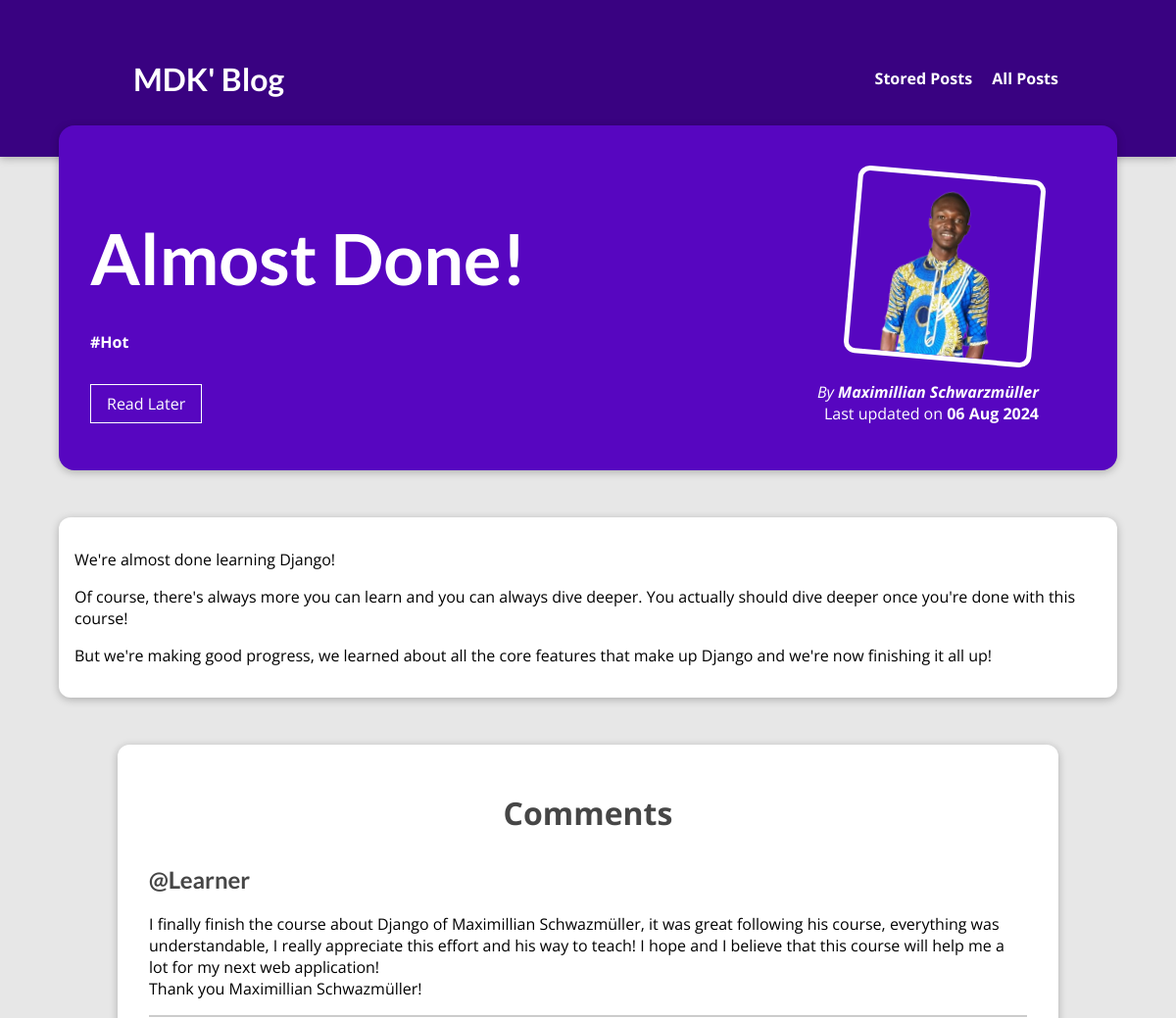
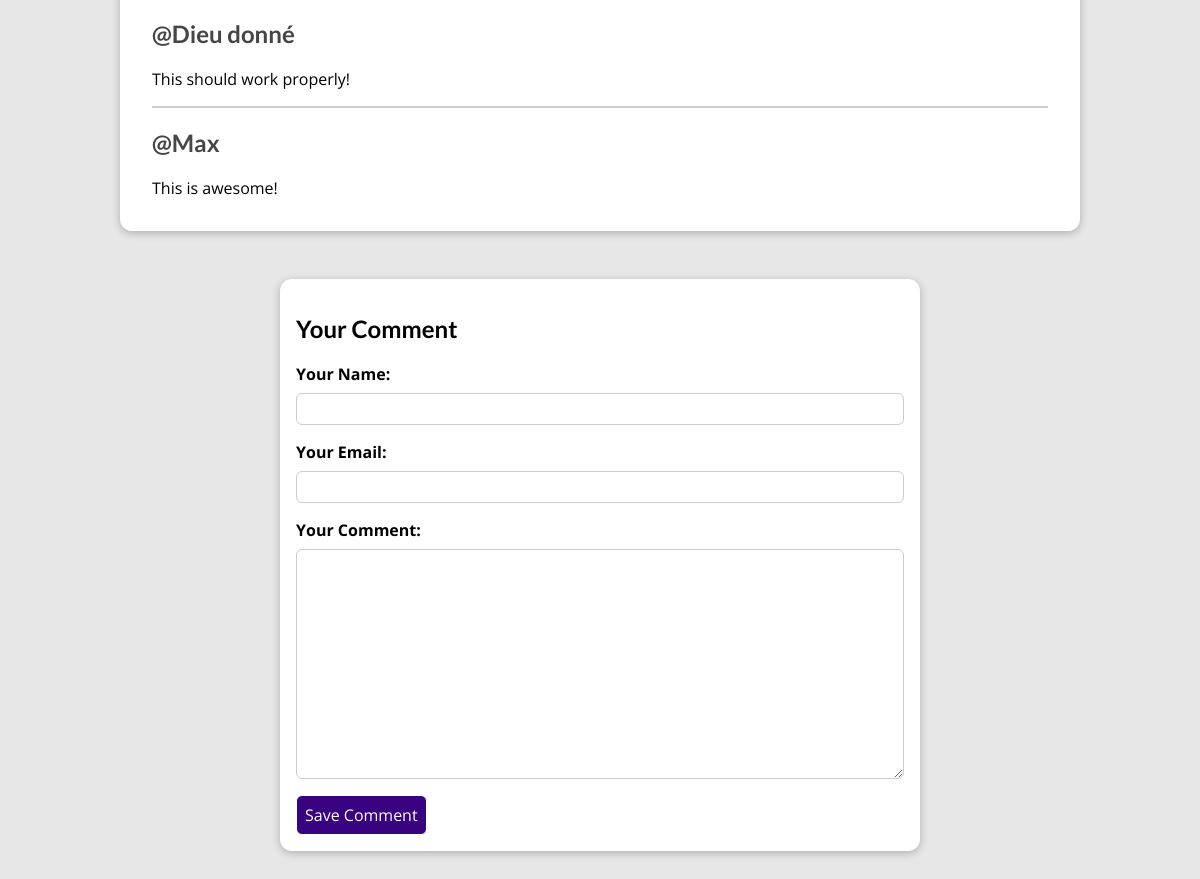
The page /posts/almost-done/ on the database its author committed (2 pictures, top to bottom).
### blog/models.py (models this page shows, shortened)
class Post(models.Model):
    title = models.CharField(max_length=150)
    excerpt = models.CharField(max_length=200)
    image = models.ImageField(upload_to='posts/', null=True)
    date = models.DateTimeField(auto_now=True)
    slug = models.SlugField(unique=True)
    content = models.TextField(null=False, validators=[MinLengthValidator(25)])
    author = models.ForeignKey(Author, on_delete=models.SET_NULL, null=True, related_name='posts')
    tags = models.ManyToManyField(Tag)

class Tag(models.Model):
    caption = models.CharField(max_length=20)

class Author(models.Model):
    first_name = models.CharField(max_length=100)
    last_name = models.CharField(max_length=100)
    email_address = models.EmailField(null=False, blank=True)
    def __str__(self):
        return f"{self.first_name} {self.last_name}"

class Comment(models.Model):
    user_name = models.CharField(max_length=120)
    user_email = models.EmailField()
    content = models.TextField(max_length=400)
    post = models.ForeignKey(Post, on_delete = models.CASCADE, related_name='comments')

### blog/views.py (the view, shortened to what this page needs)
# urls.py: path('posts/<slug:slug>/', views.PostView.as_view(), name='blog-post'),
class PostView(View):
    def is_stored(self, request, post_id):
        stored_posts = request.session.get('stored_posts')
        if stored_posts is not None:
            is_saved_for_later = post_id in stored_posts    #type:ignore
        else:
            is_saved_for_later = False
        return is_saved_for_later
    def get(self, request, slug):
        post = get_object_or_404(Post, slug=slug)
        return render(request, 'blog/post-detail.html', {
            'post': post,
            'post_tags': post.tags.all(),
            'comment_form': CommentForm(),
            'comments': post.comments.all().order_by('-id'),     #type:ignore
            'saved_for_later': self.is_stored(request, post.id)      #type:ignore
        })

### blog/forms.py
class CommentForm(forms.ModelForm):
    class Meta:
        model = Comment
        fields = ['user_name', 'user_email', 'content']
        exclude = ['post']
        labels = {
            'user_name': 'Your Name',
            'user_email': 'Your Email',
            'content': 'Your Comment'
        }
        widgets = {
            'user_name': forms.TextInput(attrs={'class': 'form-control'}),
            'user_email': forms.EmailInput(attrs={'class': 'form-control'}),
            'content': forms.Textarea(attrs={'class': 'form-control'})
        }

### blog/templates/blog/post-detail.html (shortened to what this page needs)
{% extends "main.html" %}
{% load static %}
{% block css_style %}
    <link rel='stylesheet' href='{% static 'blog/post-detail.css' %}'>
{% endblock css_style %}
{% block content %}
    <section id='summary'>
        <h2>{{ post.title|title }}</h2>
        <div>
            <span>
                {% for tag in post_tags %}
                    #{{ tag.caption }}
                {% endfor %}
            </span>
        </div>
        <div id='read-later'>
            <form action='{% url "read-later" %}' method='post'>
                <button>
                    {% if saved_for_later %}
                        Remove from "Read Later"
                    {% else %}
                        Read Later
                    {% endif %}
                </button>
            </form>
        </div>
        <article>
            <img src='{{ post.image.url }}' alt='{{ post.title }}'>
            <address>By <a href='mailto:{{ post.author.email_address }}'>{{ post.author }}</a></address>
            <div>
                Last updated on <time>{{ post.date|date:'d M Y' }}</time>
            </div>
        </article>
    </section>
    <main>
        <p>
            {{ post.content|linebreaks }}
        </p>
    </main>
    {% if comments %}
        <section id='comments'>
            <h2 id='comment_title'>Comments</h2>
            <ul>
                {% for comment in comments %}
                    <li>
                        <h2>@{{ comment.user_name }}</h2>
                        <p>{{ comment.content|linebreaks }}</p>
                    </li>
                {% endfor %}
            </ul>
        </section>
    {% endif %}
    <section id='comment-form'>
        <h2>Your Comment</h2>
        <form action='{% url 'blog-post' post.slug %}' method='post'>
            {% for form_field in comment_form %}
                <div class='form-control {% if form_field.errors %}invalid{% endif %}'>
                    {{ form_field.label_tag }}
                    {{ form_field }}
                </div>
            {% endfor %}
            <button>Save Comment</button>
        </form>
    </section>
{% endblock content %}

### static/app.css (style rules this page uses)
* { box-sizing: border-box; }
html { font-family: 'Open Sans', 'Lato', sans-serif; }
body { margin: 0; }
h1, h2, h3 { font-family: 'Lato', sans-serif; font-weight: bold; }

### blog/static/blog/post-detail.css (style rules this page uses)
body { background-color: #e7e7e7; }
#summary { margin: 8rem auto 3rem auto; padding: 2rem; width: 90%; max-width: 90rem; border-radius: 16px; background-color: #5706c0; position: relative; box-shadow: 0 2px 8px rgba(0, 0, 0, 0.25); height: 22rem; }
#summary h2 { color: white; font-size: 4.5rem; margin-bottom: 2rem; }
#read-later { margin: 2rem 0; }
#read-later button { background-color: transparent; border: 1px solid white; padding: 0.5rem 1rem; font: inherit; color: white; cursor: pointer; }
#summary article { position: absolute; top: 2rem; right: 3rem; padding: 1rem 2rem; border-radius: 12px; text-align: right; color: white; }
#summary article img { width: 12rem; height: 12rem; border-radius: 12px; transform: rotateZ(5deg); border: 5px solid white; margin-bottom: 1rem; }
#summary address { font-weight: light; }
#summary a { font-weight: bold; color: white; text-decoration: none; }
#summary span { font-weight: bold; color: white; }
#summary time { font-weight: bold; }
main { width: 90%; max-width: 90rem; margin: 3rem auto; background-color: white; padding: 1rem; border-radius: 12px; box-shadow: 0 2px 8px rgba(0, 0, 0, 0.25); }
#comment-form, #comments { margin: 3rem auto; width: 90%; max-width: 40rem; border-radius: 12px; background-color: white; box-shadow: 0 2px 8px rgba(0, 0, 0, 0.25); padding: 1rem; }
#comment-form button { font: inherit; background-color: #390281; color: white; border: 1px solid; padding: 0.5rem ; border-radius: 6px; cursor: pointer; }
.form-control { margin-bottom: 1rem; }
.form-control label { font-weight: bold; margin-bottom: 0.5rem; display: block; }
.form-control input, .form-control textarea { display: block; width: 100%; font: inherit; padding: 0.25rem; border-radius: 6px; border: 1px solid #ccc; }
#comments { max-width: 60rem; padding: 1rem 2rem; }
#comments ul { list-style: none; margin: 0; padding: 0; }
#comments li { margin-bottom: 1rem; border-bottom: 2px solid #ccc; }
#comments li:last-of-type { border-bottom: none; }
#comments h2 { color:#464646; }
#comment_title { font: inherit; font-size: 2rem; margin: 2rem 1rem; text-align: center; font-weight: bold; color: #000000 }

### rows shown on the page
Post: title "Almost Done!", image (picture), author "Maximillian Schwarzmüller", date "06 Aug 2024", content "We're almost done learning Django! Of course, there's always more you can learn and you can always dive deeper. You actually should dive deeper once you're done with this course! But we're making good progress, we learned about all the core features that make up Django and we're now finishing it all up!"
Tag: caption "Hot"
Comment: user_name "Learner", content "I finally finish the course about Django of Maximillian Schwazmüller, it was great following his course, everything was understandable, I really appreciate this effort and his way to teach! I hope and I believe that this course will help me a lot for my next web application! Thank you Maximillian Schwazmüller!"
Comment: user_name "Dieu donné", content "This should work properly!"
Comment: user_name "Max", content "This is awesome!"
